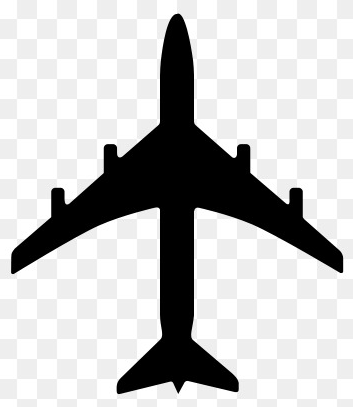
#> input picture images/ap.png, 353 x 407 px
$ python numpy.py   (older library calls are emulated)
#> lines starting #> are read from the running program, lines starting #| are printed output that depends on the picture
# -*- coding: utf-8 -*-
"""
Created on Sun Feb 23 14:21:17 2020

@author: shind
"""

from sklearn.datasets import load_iris
iris = load_iris()
keys = iris.keys()
print(keys)

n_samples, n_features = iris.data.shape
print(n_samples)
print(n_features)
print(iris.data)
print(iris.data.shape)
print(iris.target.shape)
print(iris.target)
print(iris.target_names)

import numpy as np
array=np.zeros(5)
print(array)
print(np.zeros((3,4)))


import matplotlib.image as mpimg
from matplotlib import pyplot as plt

imgArray=mpimg.imread('./images/ap.png')
#> imgArray is the input picture: shape (407, 353, 3) float32; min 0, max 1, mean 0.767
plt.imshow(imgArray, interpolation='nearest')
plt.show()

print(imgArray)
#> (printed output is left out)

print(np.ones((3,4)))

print(np.full((3,4), 8))

import matplotlib.pyplot as plt
plt.hist(np.random.rand(100000), normed=True, bins=100, histtype="step", color="blue", label="rand: Uniform")
plt.hist(np.random.randn(100000), normed=True, bins=100, histtype="step", color="red", label="randn: Normal")
plt.axis([-2.5, 2.5, 0, 1.1])
plt.legend(loc = "upper left")
plt.title("Random distributions")
plt.xlabel("Value")
plt.ylabel("Density")
plt.show()
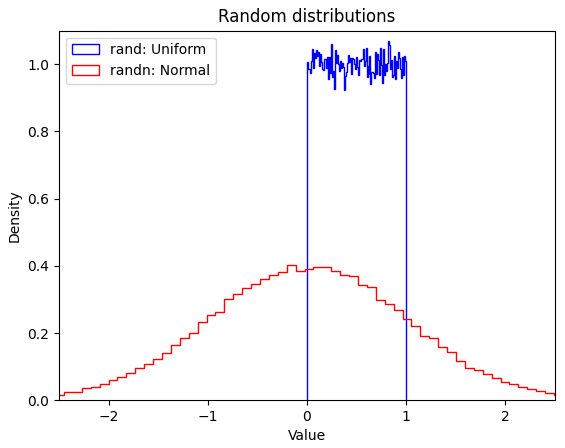
#> figure drawn by matplotlib, 1 panel

c = np.arange(1, 5)
print(c.dtype, c)
#to specify data typee

print(c.itemsize)


d = np.arange(1, 5, dtype=np.complex64)
print(d.dtype, d)

g = np.arange(1,24)
print(g)
print("Rank:", g.ndim)

a = np.array([[-2.5, 3.1, 7], [10, 11, 12]])
print(g.prod())

print(a)
print(f"square",np.square(a))

for func in (np.abs, np.sqrt, np.exp, np.log, np.sign, np.ceil, np.modf, np.isnan, np.cos):
    print("\n", func.__name__)
    print(func(a))


for i in a.flat:
    print("Item:", i)
